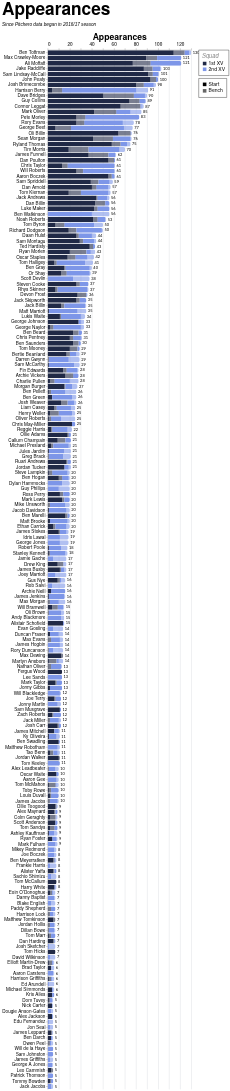

Here is the Vega-Lite specification saved for this chart:
### Vega-Lite specification from a JSON file in a GitHub repository (floating-point values rounded to 4 significant figures; data arrays with more than 128 entries replaced by an {"elided": "..."} marker saying what was removed)
{"config": {"axis": {"labelFont": "PT Sans Narrow, Helvetica Neue, Helvetica, Arial, sans-serif", "titleFont": "PT Sans Narrow, Helvetica Neue, Helvetica, Arial, sans-serif", "labelFontSize": 13, "titleFontSize": 24, "gridColor": "#202947", "gridOpacity": 0.2, "zindex": 1}, "text": {"font": "Lato, sans-serif"}, "bar": {"cornerRadiusEnd": 5}, "header": {"labelFont": "PT Sans Narrow, Helvetica Neue, Helvetica, Arial, sans-serif", "titleFont": "PT Sans Narrow, Helvetica Neue, Helvetica, Arial, sans-serif", "labelFontSize": 24, "titleFontSize": 28, "labelFontWeight": "bold", "orient": "left"}, "legend": {"labelFont": "PT Sans Narrow, Helvetica Neue, Helvetica, Arial, sans-serif", "titleFont": "PT Sans Narrow, Helvetica Neue, Helvetica, Arial, sans-serif", "labelFontSize": 14, "titleFontSize": 16, "titlePadding": 5, "fillColor": "white", "strokeColor": "black", "padding": 10, "titleFontWeight": "lighter", "titleFontStyle": "italic", "titleColor": "gray", "offset": 10}, "title": {"font": "PT Sans Narrow, Helvetica Neue, Helvetica, Arial, sans-serif", "fontSize": 48, "fontWeight": "bold", "anchor": "start", "align": "center", "titlePadding": 20, "subtitlePadding": 10, "subtitleFontSize": 13, "subtitleColor": "", "subtitleFontStyle": "italic", "offset": 15, "color": "black"}, "axisX": {"labelAngle": 0}, "facet": {"title": null, "header": null, "align": {"row": "each", "column": "each"}, "spacing": 10}, "resolve": {"scale": {"y": "independent", "facet": "independent"}}, "background": "transparent", "scale": {"offsetBandPaddingOuter": 0.2, "offsetBandPaddingInner": 0.1}, "view": {"stroke": null, "background": "transparent"}}, "layer": [{"mark": {"type": "bar"}, "encoding": {"color": {"field": "squad", "legend": {"direction": "vertical", "labelExpr": "datum.value + ' XV'", "offset": 20, "orient": "right", "title": "Squad"}, "scale": {"domain": ["1st", "2nd"], "range": ["#202946", "#7d96e8"]}, "sort": ["1st", "2nd"], "type": "nominal"}, "opacity": {"field": "start", "legend": {"direction": "vertical", "offset": 20, "orient": "right", "title": null}, "scale": {"domain": ["Start", "Bench"], "range": [1.0, 0.6]}, "sort": ["Start", "Bench"], "type": "nominal"}, "order": {"field": "stack_order", "sort": "ascending", "type": "quantitative"}, "tooltip": [{"field": "player", "title": "Player", "type": "nominal"}, {"field": "squad", "title": "Squad", "type": "nominal"}, {"field": "start", "title": "Selection", "type": "nominal"}, {"aggregate": "sum", "field": "games", "title": "Games", "type": "quantitative"}, {"aggregate": "max", "field": "player_total", "title": "Total", "type": "quantitative"}], "x": {"aggregate": "sum", "axis": {"orient": "top", "title": "Appearances"}, "field": "games", "type": "quantitative"}, "y": {"field": "player", "sort": {"field": "player_total", "op": "max", "order": "descending"}, "title": null, "type": "nominal"}}}, {"mark": {"type": "text", "align": "left", "baseline": "middle", "color": "black", "dx": 4, "fontSize": 11}, "encoding": {"text": {"field": "total_games", "format": ".0f", "type": "quantitative"}, "x": {"axis": {"orient": "top", "title": "Appearances"}, "field": "total_games", "type": "quantitative"}, "y": {"field": "player", "sort": {"field": "player_total", "op": "max", "order": "descending"}, "title": null, "type": "nominal"}}, "transform": [{"aggregate": [{"op": "sum", "field": "games", "as": "total_games"}, {"op": "max", "field": "player_total", "as": "player_total"}], "groupby": ["player"]}]}], "data": {"name": "data-2e365d7a8daf5e9e5c4e64a017a4986f"}, "height": {"step": 15}, "params": [{"name": "seasonParam", "value": []}, {"name": "gameTypesParam", "value": []}, {"name": "squadParam", "value": "All"}, {"name": "positionsParam", "value": []}, {"name": "minAppsParam", "value": 5}], "title": {"text": "Appearances", "subtitle": "Since Pitchero data began in 2016/17 season"}, "transform": [{"filter": "length(seasonParam) === 0 || indexof(seasonParam, datum.season) >= 0"}, {"filter": "length(gameTypesParam) === 0 || indexof(gameTypesParam, datum.game_type) >= 0"}, {"filter": "squadParam === \"All\" || datum.squad === squadParam"}, {"filter": "length(positionsParam) === 0 || indexof(positionsParam, datum.position) >= 0"}, {"joinaggregate": [{"op": "sum", "field": "games", "as": "player_total"}], "groupby": ["player"]}, {"filter": "datum.player_total >= minAppsParam"}], "width": 400, "$schema": "https://vega.github.io/schema/vega-lite/v5.20.1.json", "datasets": {"data-2e365d7a8daf5e9e5c4e64a017a4986f": {"elided": "2377 records"}}}
